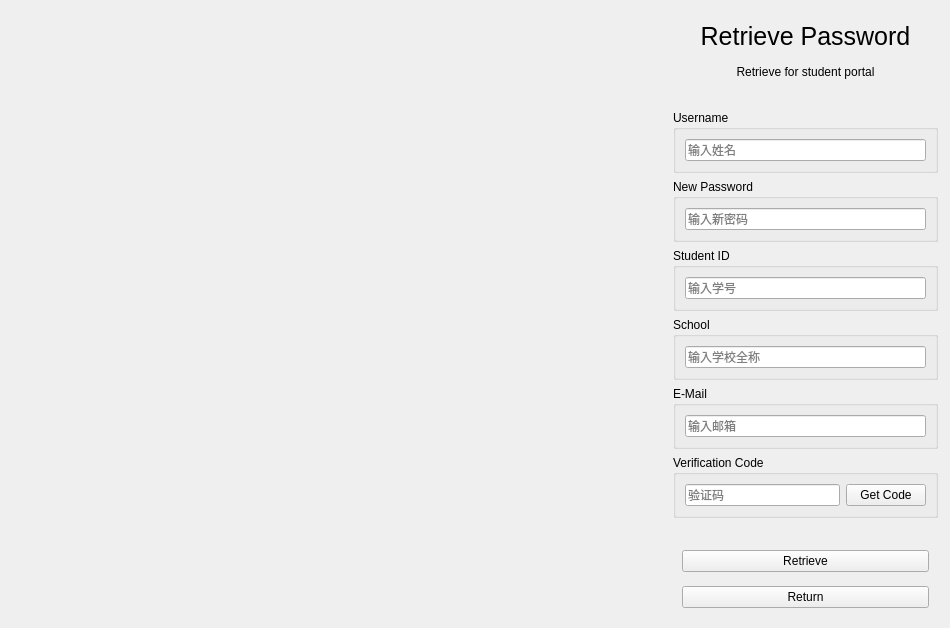
<?xml version="1.0" encoding="UTF-8"?>
<ui version="4.0">
 <class>RetrieveWidget</class>
 <widget class="QWidget" name="RetrieveWidget">
  <property name="geometry">
   <rect>
    <x>0</x>
    <y>0</y>
    <width>950</width>
    <height>628</height>
   </rect>
  </property>
  <property name="windowTitle">
   <string>Form</string>
  </property>
  <property name="windowIcon">
   <iconset theme="QIcon::ThemeIcon::HelpFaq"/>
  </property>
  <layout class="QHBoxLayout" name="horizontalLayout_3">
   <property name="spacing">
    <number>0</number>
   </property>
   <property name="leftMargin">
    <number>3</number>
   </property>
   <property name="topMargin">
    <number>3</number>
   </property>
   <property name="rightMargin">
    <number>3</number>
   </property>
   <property name="bottomMargin">
    <number>3</number>
   </property>
   <item>
    <widget class="QWidget" name="widget" native="true">
     <property name="styleSheet">
      <string notr="true"/>
     </property>
     <layout class="QHBoxLayout" name="horizontalLayout" stretch="7,3">
      <property name="spacing">
       <number>0</number>
      </property>
      <property name="leftMargin">
       <number>0</number>
      </property>
      <property name="topMargin">
       <number>0</number>
      </property>
      <property name="rightMargin">
       <number>0</number>
      </property>
      <property name="bottomMargin">
       <number>0</number>
      </property>
      <item>
       <widget class="QWidget" name="widget_2" native="true">
        <property name="styleSheet">
         <string notr="true"/>
        </property>
        <layout class="QVBoxLayout" name="verticalLayout_2">
         <property name="spacing">
          <number>0</number>
         </property>
         <property name="leftMargin">
          <number>0</number>
         </property>
         <property name="topMargin">
          <number>0</number>
         </property>
         <property name="rightMargin">
          <number>0</number>
         </property>
         <property name="bottomMargin">
          <number>0</number>
         </property>
         <item>
          <widget class="QLabel" name="label">
           <property name="enabled">
            <bool>true</bool>
           </property>
           <property name="sizePolicy">
            <sizepolicy hsizetype="Expanding" vsizetype="Expanding">
             <horstretch>0</horstretch>
             <verstretch>0</verstretch>
            </sizepolicy>
           </property>
           <property name="minimumSize">
            <size>
             <width>400</width>
             <height>400</height>
            </size>
           </property>
           <property name="styleSheet">
            <string notr="true"/>
           </property>
           <property name="text">
            <string/>
           </property>
           <property name="pixmap">
            <pixmap resource="res.qrc">:/res/RetrievePage.jpg</pixmap>
           </property>
           <property name="scaledContents">
            <bool>true</bool>
           </property>
           <property name="alignment">
            <set>Qt::AlignmentFlag::AlignCenter</set>
           </property>
          </widget>
         </item>
        </layout>
       </widget>
      </item>
      <item>
       <widget class="QWidget" name="widget_3" native="true">
        <property name="styleSheet">
         <string notr="true"/>
        </property>
        <layout class="QVBoxLayout" name="verticalLayout_9">
         <property name="leftMargin">
          <number>0</number>
         </property>
         <property name="topMargin">
          <number>0</number>
         </property>
         <property name="rightMargin">
          <number>0</number>
         </property>
         <property name="bottomMargin">
          <number>0</number>
         </property>
         <item>
          <widget class="QWidget" name="widget_7" native="true">
           <layout class="QVBoxLayout" name="verticalLayout_10">
            <property name="spacing">
             <number>0</number>
            </property>
            <property name="leftMargin">
             <number>0</number>
            </property>
            <property name="topMargin">
             <number>5</number>
            </property>
            <property name="rightMargin">
             <number>0</number>
            </property>
            <property name="bottomMargin">
             <number>0</number>
            </property>
            <item>
             <widget class="QLabel" name="label_2">
              <property name="enabled">
               <bool>true</bool>
              </property>
              <property name="sizePolicy">
               <sizepolicy hsizetype="Expanding" vsizetype="Fixed">
                <horstretch>0</horstretch>
                <verstretch>0</verstretch>
               </sizepolicy>
              </property>
              <property name="layoutDirection">
               <enum>Qt::LayoutDirection::LeftToRight</enum>
              </property>
              <property name="styleSheet">
               <string notr="true">font-size:25px;</string>
              </property>
              <property name="text">
               <string>Retrieve Password</string>
              </property>
              <property name="alignment">
               <set>Qt::AlignmentFlag::AlignCenter</set>
              </property>
             </widget>
            </item>
            <item>
             <widget class="QLabel" name="label_3">
              <property name="sizePolicy">
               <sizepolicy hsizetype="Preferred" vsizetype="Fixed">
                <horstretch>0</horstretch>
                <verstretch>0</verstretch>
               </sizepolicy>
              </property>
              <property name="text">
               <string>Retrieve for student portal</string>
              </property>
              <property name="alignment">
               <set>Qt::AlignmentFlag::AlignCenter</set>
              </property>
             </widget>
            </item>
           </layout>
          </widget>
         </item>
         <item>
          <widget class="QWidget" name="widget_5" native="true">
           <layout class="QVBoxLayout" name="verticalLayout">
            <item>
             <widget class="QGroupBox" name="groupBox">
              <property name="title">
               <string>Username</string>
              </property>
              <layout class="QVBoxLayout" name="verticalLayout_4">
               <item>
                <widget class="QLineEdit" name="RetrUserNameEdit">
                 <property name="inputMethodHints">
                  <set>Qt::InputMethodHint::ImhNone</set>
                 </property>
                 <property name="placeholderText">
                  <string>输入姓名</string>
                 </property>
                </widget>
               </item>
              </layout>
             </widget>
            </item>
            <item>
             <widget class="QGroupBox" name="groupBox_2">
              <property name="title">
               <string>New Password</string>
              </property>
              <layout class="QVBoxLayout" name="verticalLayout_5">
               <item>
                <widget class="QLineEdit" name="RetrPassWordEdit">
                 <property name="inputMethodHints">
                  <set>Qt::InputMethodHint::ImhNoAutoUppercase|Qt::InputMethodHint::ImhNoPredictiveText|Qt::InputMethodHint::ImhSensitiveData</set>
                 </property>
                 <property name="inputMask">
                  <string/>
                 </property>
                 <property name="echoMode">
                  <enum>QLineEdit::EchoMode::PasswordEchoOnEdit</enum>
                 </property>
                 <property name="alignment">
                  <set>Qt::AlignmentFlag::AlignLeading|Qt::AlignmentFlag::AlignLeft|Qt::AlignmentFlag::AlignVCenter</set>
                 </property>
                 <property name="placeholderText">
                  <string>输入新密码</string>
                 </property>
                 <property name="cursorMoveStyle">
                  <enum>Qt::CursorMoveStyle::LogicalMoveStyle</enum>
                 </property>
                </widget>
               </item>
              </layout>
             </widget>
            </item>
            <item>
             <widget class="QGroupBox" name="groupBox_3">
              <property name="title">
               <string>Student ID</string>
              </property>
              <layout class="QVBoxLayout" name="verticalLayout_6">
               <item>
                <widget class="QLineEdit" name="RetrStudentIDEdit">
                 <property name="placeholderText">
                  <string>输入学号</string>
                 </property>
                </widget>
               </item>
              </layout>
             </widget>
            </item>
            <item>
             <widget class="QGroupBox" name="groupBox_4">
              <property name="title">
               <string>School</string>
              </property>
              <layout class="QVBoxLayout" name="verticalLayout_7">
               <item>
                <widget class="QLineEdit" name="RetrSchoolNameEdit">
                 <property name="placeholderText">
                  <string>输入学校全称</string>
                 </property>
                </widget>
               </item>
              </layout>
             </widget>
            </item>
            <item>
             <widget class="QGroupBox" name="groupBox_5">
              <property name="title">
               <string>E-Mail</string>
              </property>
              <layout class="QVBoxLayout" name="verticalLayout_8">
               <item>
                <widget class="QLineEdit" name="RetrEMailEdit">
                 <property name="placeholderText">
                  <string>输入邮箱</string>
                 </property>
                </widget>
               </item>
              </layout>
             </widget>
            </item>
            <item>
             <widget class="QGroupBox" name="groupBox_6">
              <property name="title">
               <string>Verification Code</string>
              </property>
              <layout class="QHBoxLayout" name="horizontalLayout_2">
               <item>
                <widget class="QLineEdit" name="RetrVerCodeEdit">
                 <property name="placeholderText">
                  <string>验证码</string>
                 </property>
                </widget>
               </item>
               <item>
                <widget class="QPushButton" name="GetCodeBtn">
                 <property name="text">
                  <string>Get Code</string>
                 </property>
                </widget>
               </item>
              </layout>
             </widget>
            </item>
           </layout>
          </widget>
         </item>
         <item>
          <widget class="QWidget" name="widget_4" native="true">
           <property name="layoutDirection">
            <enum>Qt::LayoutDirection::LeftToRight</enum>
           </property>
           <layout class="QVBoxLayout" name="verticalLayout_3">
            <property name="leftMargin">
             <number>18</number>
            </property>
            <property name="rightMargin">
             <number>18</number>
            </property>
            <item>
             <widget class="QPushButton" name="RetrieveBtn">
              <property name="text">
               <string>Retrieve</string>
              </property>
             </widget>
            </item>
            <item>
             <widget class="QPushButton" name="ReturnBtn">
              <property name="text">
               <string>Return</string>
              </property>
             </widget>
            </item>
           </layout>
          </widget>
         </item>
        </layout>
       </widget>
      </item>
     </layout>
    </widget>
   </item>
  </layout>
 </widget>
 <resources>
  <include location="res.qrc"/>
 </resources>
 <connections/>
</ui>
